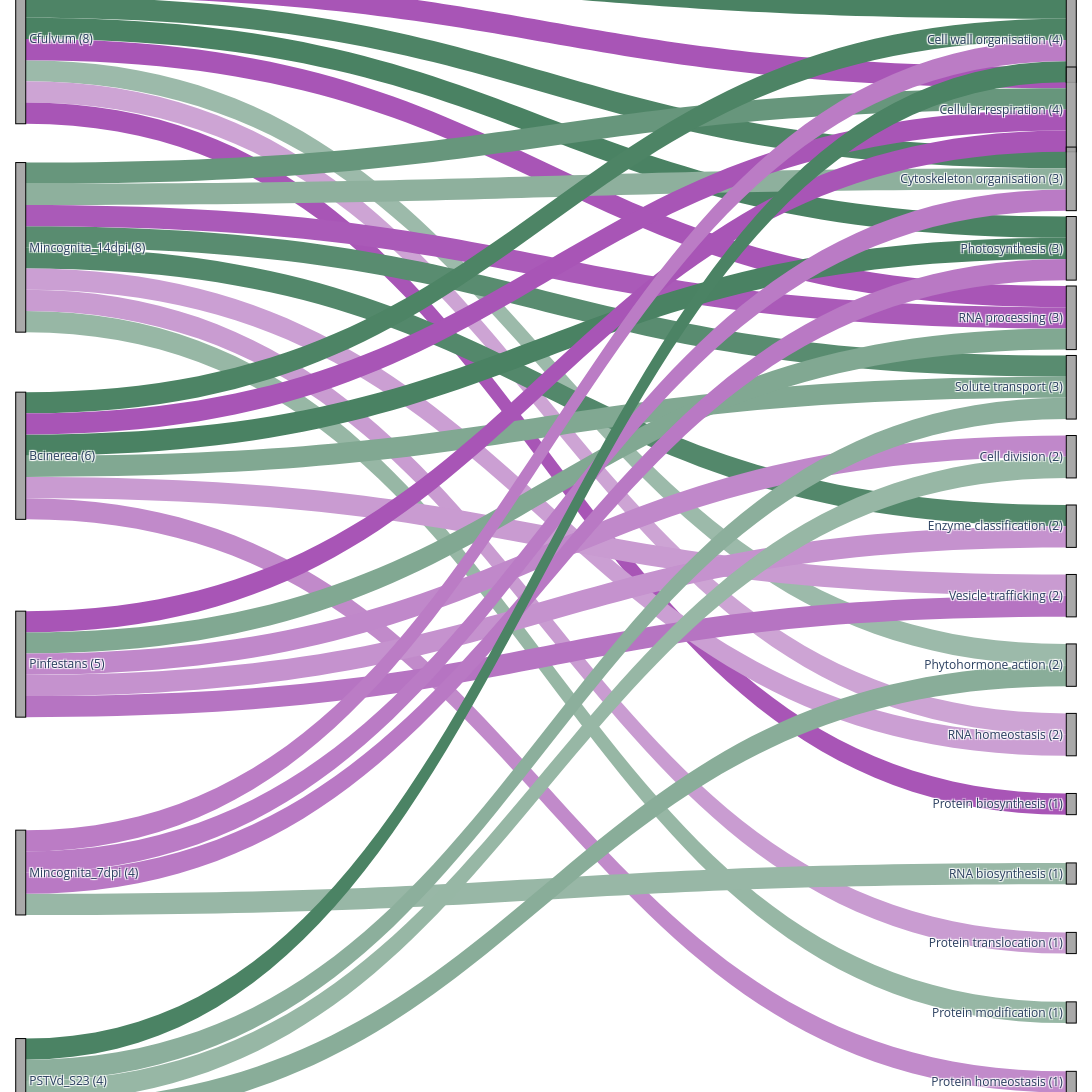
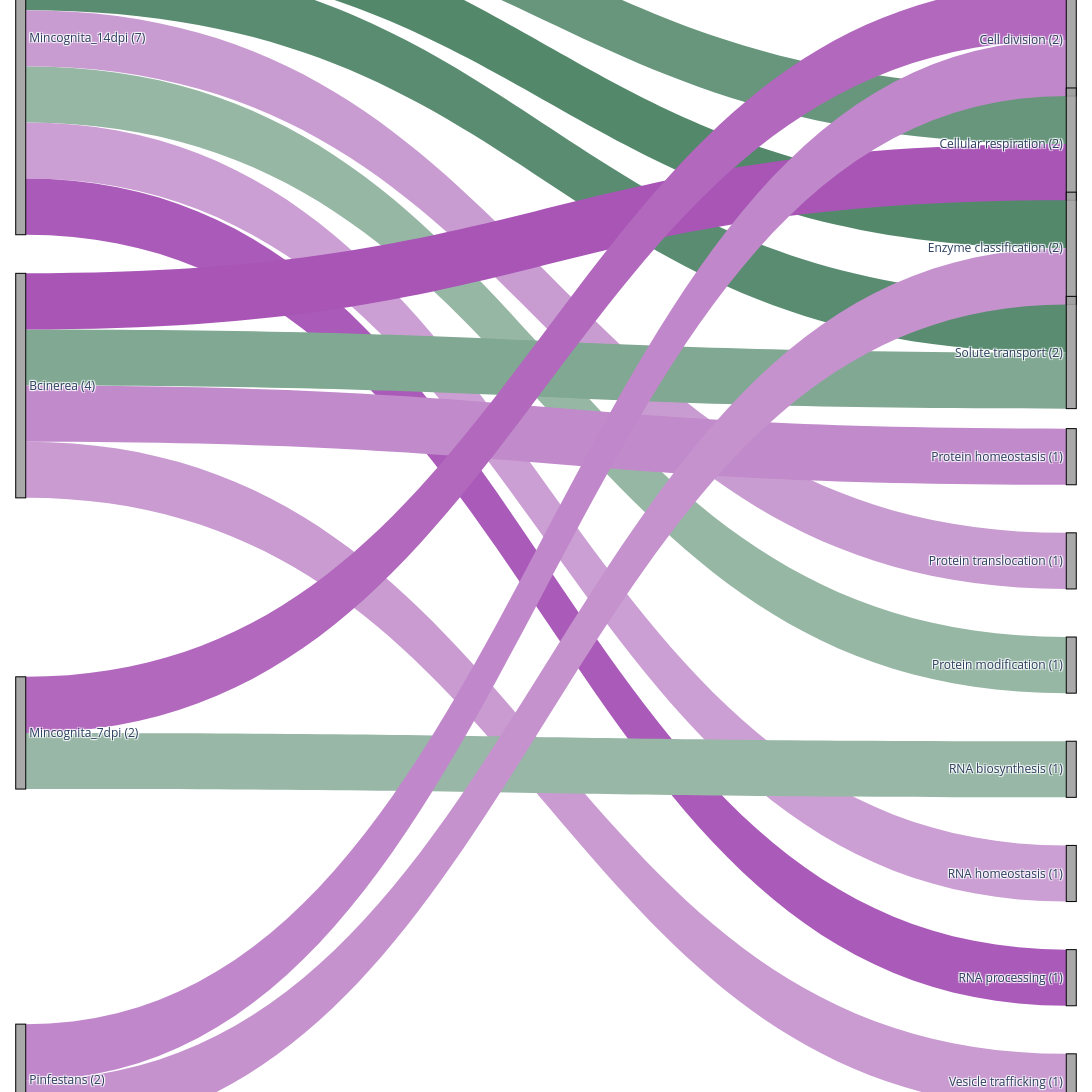
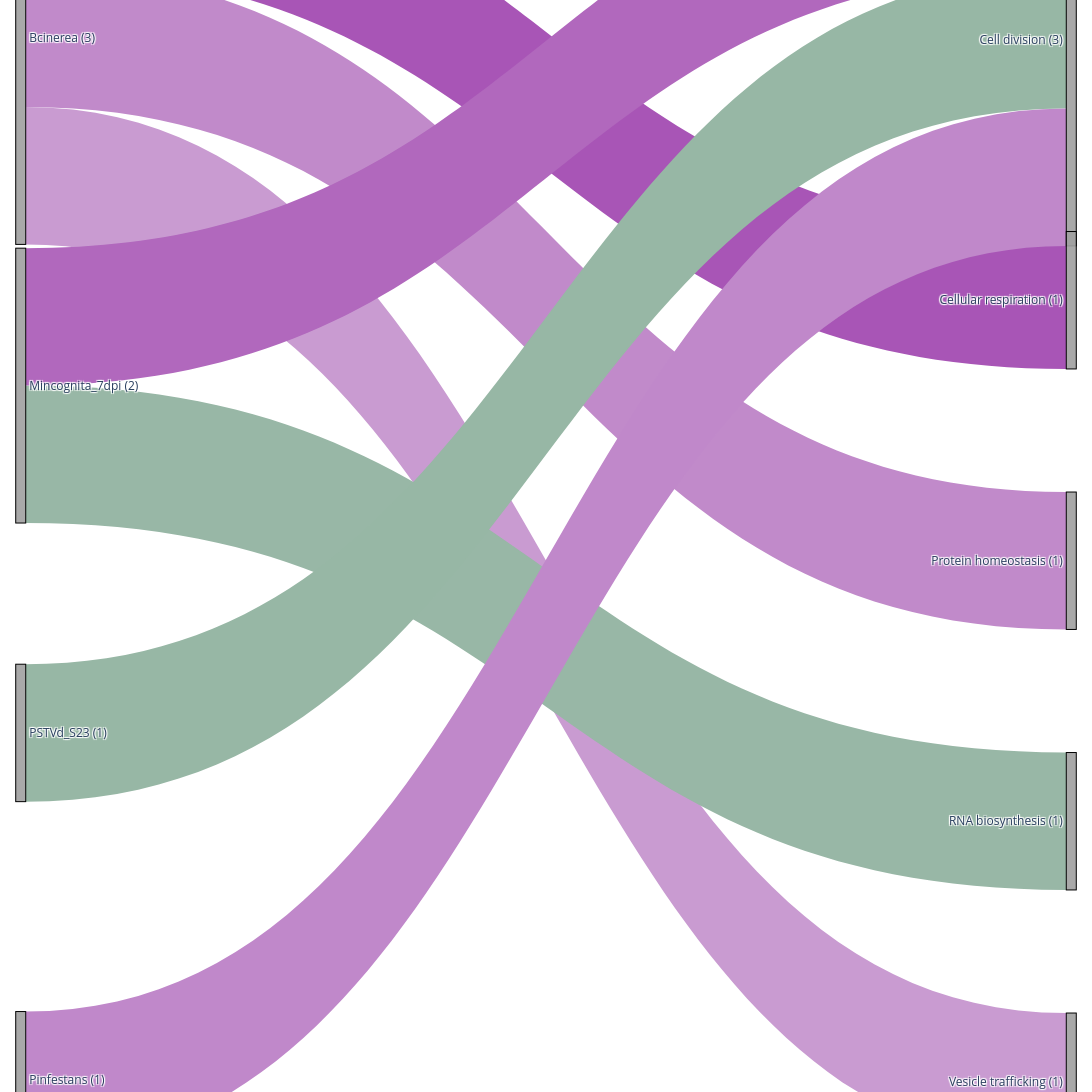
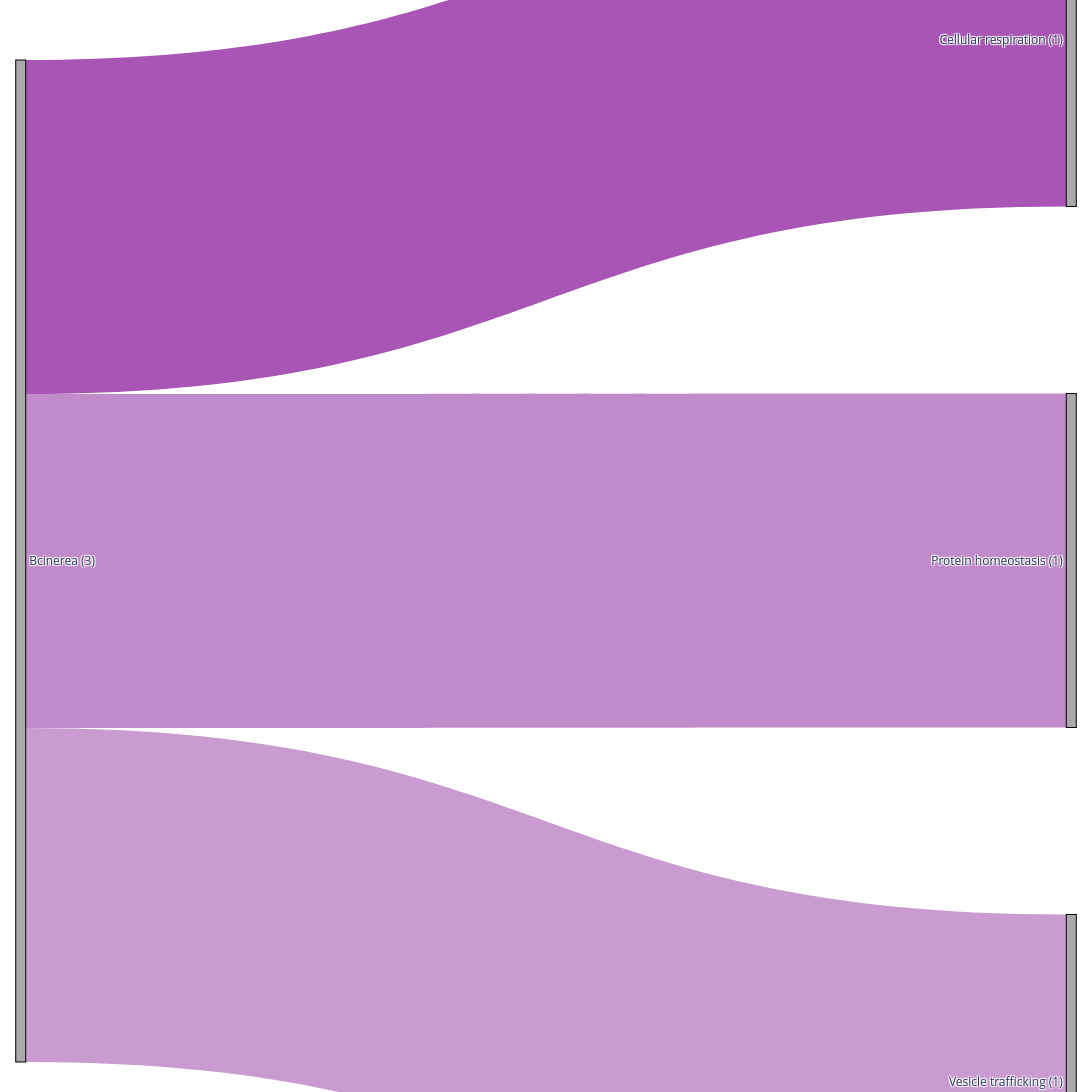

Notebook cell for these charts, in order:
### Code cell
for megaclust in group_dict.keys():
    if megaclust != 0:
        print(f"Processing MegaCluster {megaclust}")
        TF_in_megaclust = group_dict[megaclust]
        triplet_sub = triplet[triplet['TF'].isin(TF_in_megaclust)]
        filtered_triplet_sub = triplet_sub[triplet_sub['TF_Activity'] != 0]
        pathway_acts_sub_group = filtered_triplet_sub.pivot_table(index='Pathway', columns='Condition', values='Pathway_Activity')
        pathway_acts_sub_group = pathway_acts_sub_group.fillna(0)
        fig = sankey_pathway_activity(pathway_acts_sub_group, title=f"Pathway activity Sankey in group {megaclust}")
        fig.write_image(f'Plot/Sankey_pathway_group_{megaclust}.svg', format='svg')
        fig.show()

### Figure 1 — Plotly figure (JSON) as saved in the notebook; plotly's stock layout.template omitted (floating-point values rounded to 4 significant figures)
{"data": [{"arrangement": "fixed", "link": {"color": ["rgba(74, 130, 99, 1.00)", "rgba(74, 130, 99, 1.00)", "rgba(78, 132, 102, 1.00)", "rgba(156, 186, 170, 1.00)", "rgba(205, 164, 212, 1.00)", "rgba(168, 85, 182, 1.00)", "rgba(168, 85, 182, 1.00)", "rgba(168, 85, 182, 1.00)", "rgba(83, 136, 107, 1.00)", "rgba(89, 140, 112, 1.00)", "rgba(103, 150, 124, 1.00)", "rgba(142, 176, 157, 1.00)", "rgba(151, 183, 165, 1.00)", "rgba(203, 159, 211, 1.00)", "rgba(201, 156, 209, 1.00)", "rgba(170, 90, 184, 1.00)", "rgba(74, 130, 99, 1.00)", "rgba(77, 132, 101, 1.00)", "rgba(129, 168, 146, 1.00)", "rgba(201, 155, 209, 1.00)", "rgba(193, 138, 202, 1.00)", "rgba(168, 85, 182, 1.00)", "rgba(129, 168, 146, 1.00)", "rgba(197, 146, 206, 1.00)", "rgba(192, 136, 202, 1.00)", "rgba(182, 116, 194, 1.00)", "rgba(168, 85, 182, 1.00)", "rgba(152, 183, 166, 1.00)", "rgba(187, 124, 197, 1.00)", "rgba(186, 123, 197, 1.00)", "rgba(185, 121, 196, 1.00)", "rgba(75, 131, 100, 1.00)", "rgba(137, 173, 153, 1.00)", "rgba(140, 175, 156, 1.00)", "rgba(151, 183, 165, 1.00)"], "customdata": [-6.149, -4.131, -3.877, -1.977, 1.977, 4.086, 4.698, 5.461, -3.78, -3.598, -3.274, -2.316, -2.097, 2.065, 2.181, 3.86, -11.04, -3.925, -2.631, 2.191, 2.629, 4.894, -2.633, 2.411, 2.681, 3.198, 5.602, -2.093, 2.999, 3.01, 3.081, -3.961, -2.467, -2.352, -2.112], "hovertemplate": "From %{source.label} → %{target.label}<br>Activity: %{customdata}<extra></extra>", "source": [0, 0, 0, 0, 0, 0, 0, 0, 1, 1, 1, 1, 1, 1, 1, 1, 2, 2, 2, 2, 2, 2, 3, 3, 3, 3, 3, 4, 4, 4, 4, 5, 5, 5, 5], "target": [9, 6, 8, 15, 16, 10, 7, 17, 13, 11, 7, 8, 20, 16, 19, 10, 9, 6, 11, 14, 21, 7, 10, 13, 12, 14, 7, 18, 6, 8, 9, 6, 15, 11, 12], "value": [1, 1, 1, 1, 1, 1, 1, 1, 1, 1, 1, 1, 1, 1, 1, 1, 1, 1, 1, 1, 1, 1, 1, 1, 1, 1, 1, 1, 1, 1, 1, 1, 1, 1, 1]}, "node": {"color": ["rgba(160,160,160,0.9)", "rgba(160,160,160,0.9)", "rgba(160,160,160,0.9)", "rgba(160,160,160,0.9)", "rgba(160,160,160,0.9)", "rgba(160,160,160,0.9)", "rgba(160,160,160,0.9)", "rgba(160,160,160,0.9)", "rgba(160,160,160,0.9)", "rgba(160,160,160,0.9)", "rgba(160,160,160,0.9)", "rgba(160,160,160,0.9)", "rgba(160,160,160,0.9)", "rgba(160,160,160,0.9)", "rgba(160,160,160,0.9)", "rgba(160,160,160,0.9)", "rgba(160,160,160,0.9)", "rgba(160,160,160,0.9)", "rgba(160,160,160,0.9)", "rgba(160,160,160,0.9)", "rgba(160,160,160,0.9)", "rgba(160,160,160,0.9)"], "hovertemplate": ["%{label}<br>Outgoing pathways: 8", "%{label}<br>Outgoing pathways: 8", "%{label}<br>Outgoing pathways: 6", "%{label}<br>Outgoing pathways: 5", "%{label}<br>Outgoing pathways: 4", "%{label}<br>Outgoing pathways: 4", "%{label}<br>Incoming conditions: 4", "%{label}<br>Incoming conditions: 4", "%{label}<br>Incoming conditions: 3", "%{label}<br>Incoming conditions: 3", "%{label}<br>Incoming conditions: 3", "%{label}<br>Incoming conditions: 3", "%{label}<br>Incoming conditions: 2", "%{label}<br>Incoming conditions: 2", "%{label}<br>Incoming conditions: 2", "%{label}<br>Incoming conditions: 2", "%{label}<br>Incoming conditions: 2", "%{label}<br>Incoming conditions: 1", "%{label}<br>Incoming conditions: 1", "%{label}<br>Incoming conditions: 1", "%{label}<br>Incoming conditions: 1", "%{label}<br>Incoming conditions: 1"], "label": ["Cfulvum (8)", "Mincognita_14dpi (8)", "Bcinerea (6)", "Pinfestans (5)", "Mincognita_7dpi (4)", "PSTVd_S23 (4)", "Cell wall organisation (4)", "Cellular respiration (4)", "Cytoskeleton organisation (3)", "Photosynthesis (3)", "RNA processing (3)", "Solute transport (3)", "Cell division (2)", "Enzyme classification (2)", "Vesicle trafficking (2)", "Phytohormone action (2)", "RNA homeostasis (2)", "Protein biosynthesis (1)", "RNA biosynthesis (1)", "Protein translocation (1)", "Protein modification (1)", "Protein homeostasis (1)"], "line": {"color": "black", "width": 1}, "pad": 20, "thickness": 10, "x": [0.01, 0.01, 0.01, 0.01, 0.01, 0.01, 0.99, 0.99, 0.99, 0.99, 0.99, 0.99, 0.99, 0.99, 0.99, 0.99, 0.99, 0.99, 0.99, 0.99, 0.99, 0.99], "y": [-0.001, 0.199, 0.399, 0.599, 0.799, 0.999, -6.667e-05, 0.0666, 0.1333, 0.1999, 0.2666, 0.3333, 0.3999, 0.4666, 0.5333, 0.5999, 0.6666, 0.7333, 0.7999, 0.8666, 0.9333, 0.9999]}, "type": "sankey"}], "layout": {"font": {"size": 12}, "height": 1400, "margin": {"b": 10, "l": 10, "r": 10, "t": 40}, "width": 1200}}

### Figure 2 — Plotly figure (JSON) as saved in the notebook; plotly's stock layout.template omitted (floating-point values rounded to 4 significant figures)
{"data": [{"arrangement": "fixed", "link": {"color": ["rgba(83, 136, 107, 1.00)", "rgba(89, 140, 112, 1.00)", "rgba(103, 150, 124, 1.00)", "rgba(151, 183, 165, 1.00)", "rgba(203, 159, 211, 1.00)", "rgba(201, 156, 209, 1.00)", "rgba(170, 90, 184, 1.00)", "rgba(129, 168, 146, 1.00)", "rgba(201, 155, 209, 1.00)", "rgba(193, 138, 202, 1.00)", "rgba(168, 85, 182, 1.00)", "rgba(152, 183, 166, 1.00)", "rgba(177, 104, 189, 1.00)", "rgba(197, 146, 206, 1.00)", "rgba(192, 136, 202, 1.00)"], "customdata": [-3.78, -3.598, -3.274, -2.097, 2.065, 2.181, 3.86, -2.631, 2.191, 2.629, 4.894, -2.093, 3.518, 2.411, 2.681], "hovertemplate": "From %{source.label} → %{target.label}<br>Activity: %{customdata}<extra></extra>", "source": [0, 0, 0, 0, 0, 0, 0, 1, 1, 1, 1, 2, 2, 3, 3], "target": [6, 7, 5, 10, 12, 9, 13, 7, 14, 8, 5, 11, 4, 6, 4], "value": [1, 1, 1, 1, 1, 1, 1, 1, 1, 1, 1, 1, 1, 1, 1]}, "node": {"color": ["rgba(160,160,160,0.9)", "rgba(160,160,160,0.9)", "rgba(160,160,160,0.9)", "rgba(160,160,160,0.9)", "rgba(160,160,160,0.9)", "rgba(160,160,160,0.9)", "rgba(160,160,160,0.9)", "rgba(160,160,160,0.9)", "rgba(160,160,160,0.9)", "rgba(160,160,160,0.9)", "rgba(160,160,160,0.9)", "rgba(160,160,160,0.9)", "rgba(160,160,160,0.9)", "rgba(160,160,160,0.9)", "rgba(160,160,160,0.9)"], "hovertemplate": ["%{label}<br>Outgoing pathways: 7", "%{label}<br>Outgoing pathways: 4", "%{label}<br>Outgoing pathways: 2", "%{label}<br>Outgoing pathways: 2", "%{label}<br>Incoming conditions: 2", "%{label}<br>Incoming conditions: 2", "%{label}<br>Incoming conditions: 2", "%{label}<br>Incoming conditions: 2", "%{label}<br>Incoming conditions: 1", "%{label}<br>Incoming conditions: 1", "%{label}<br>Incoming conditions: 1", "%{label}<br>Incoming conditions: 1", "%{label}<br>Incoming conditions: 1", "%{label}<br>Incoming conditions: 1", "%{label}<br>Incoming conditions: 1"], "label": ["Mincognita_14dpi (7)", "Bcinerea (4)", "Mincognita_7dpi (2)", "Pinfestans (2)", "Cell division (2)", "Cellular respiration (2)", "Enzyme classification (2)", "Solute transport (2)", "Protein homeostasis (1)", "Protein translocation (1)", "Protein modification (1)", "RNA biosynthesis (1)", "RNA homeostasis (1)", "RNA processing (1)", "Vesicle trafficking (1)"], "line": {"color": "black", "width": 1}, "pad": 20, "thickness": 10, "x": [0.01, 0.01, 0.01, 0.01, 0.99, 0.99, 0.99, 0.99, 0.99, 0.99, 0.99, 0.99, 0.99, 0.99, 0.99], "y": [-0.001667, 0.3317, 0.665, 0.9983, -0.0001, 0.0999, 0.1999, 0.2999, 0.3999, 0.4999, 0.5999, 0.6999, 0.7999, 0.8999, 0.9999]}, "type": "sankey"}], "layout": {"font": {"size": 12}, "height": 1400, "margin": {"b": 10, "l": 10, "r": 10, "t": 40}, "width": 1200}}

### Figure 3 — Plotly figure (JSON) as saved in the notebook; plotly's stock layout.template omitted (floating-point values rounded to 4 significant figures)
{"data": [{"arrangement": "fixed", "link": {"color": ["rgba(201, 155, 209, 1.00)", "rgba(193, 138, 202, 1.00)", "rgba(168, 85, 182, 1.00)", "rgba(152, 183, 166, 1.00)", "rgba(177, 104, 189, 1.00)", "rgba(151, 183, 165, 1.00)", "rgba(192, 136, 202, 1.00)"], "customdata": [2.191, 2.629, 4.894, -2.093, 3.518, -2.112, 2.681], "hovertemplate": "From %{source.label} → %{target.label}<br>Activity: %{customdata}<extra></extra>", "source": [0, 0, 0, 1, 1, 2, 3], "target": [8, 6, 5, 7, 4, 4, 4], "value": [1, 1, 1, 1, 1, 1, 1]}, "node": {"color": ["rgba(160,160,160,0.9)", "rgba(160,160,160,0.9)", "rgba(160,160,160,0.9)", "rgba(160,160,160,0.9)", "rgba(160,160,160,0.9)", "rgba(160,160,160,0.9)", "rgba(160,160,160,0.9)", "rgba(160,160,160,0.9)", "rgba(160,160,160,0.9)"], "hovertemplate": ["%{label}<br>Outgoing pathways: 3", "%{label}<br>Outgoing pathways: 2", "%{label}<br>Outgoing pathways: 1", "%{label}<br>Outgoing pathways: 1", "%{label}<br>Incoming conditions: 3", "%{label}<br>Incoming conditions: 1", "%{label}<br>Incoming conditions: 1", "%{label}<br>Incoming conditions: 1", "%{label}<br>Incoming conditions: 1"], "label": ["Bcinerea (3)", "Mincognita_7dpi (2)", "PSTVd_S23 (1)", "Pinfestans (1)", "Cell division (3)", "Cellular respiration (1)", "Protein homeostasis (1)", "RNA biosynthesis (1)", "Vesicle trafficking (1)"], "line": {"color": "black", "width": 1}, "pad": 20, "thickness": 10, "x": [0.01, 0.01, 0.01, 0.01, 0.99, 0.99, 0.99, 0.99, 0.99], "y": [-0.001667, 0.3317, 0.665, 0.9983, -0.00025, 0.2497, 0.4998, 0.7498, 0.9998]}, "type": "sankey"}], "layout": {"font": {"size": 12}, "height": 1400, "margin": {"b": 10, "l": 10, "r": 10, "t": 40}, "width": 1200}}

### Figure 4 — Plotly figure (JSON) as saved in the notebook; plotly's stock layout.template omitted (floating-point values rounded to 4 significant figures)
{"data": [{"arrangement": "fixed", "link": {"color": ["rgba(201, 155, 209, 1.00)", "rgba(193, 138, 202, 1.00)", "rgba(168, 85, 182, 1.00)"], "customdata": [2.191, 2.629, 4.894], "hovertemplate": "From %{source.label} → %{target.label}<br>Activity: %{customdata}<extra></extra>", "source": [0, 0, 0], "target": [3, 2, 1], "value": [1, 1, 1]}, "node": {"color": ["rgba(160,160,160,0.9)", "rgba(160,160,160,0.9)", "rgba(160,160,160,0.9)", "rgba(160,160,160,0.9)"], "hovertemplate": ["%{label}<br>Outgoing pathways: 3", "%{label}<br>Incoming conditions: 1", "%{label}<br>Incoming conditions: 1", "%{label}<br>Incoming conditions: 1"], "label": ["Bcinerea (3)", "Cellular respiration (1)", "Protein homeostasis (1)", "Vesicle trafficking (1)"], "line": {"color": "black", "width": 1}, "pad": 20, "thickness": 10, "x": [0.01, 0.99, 0.99, 0.99], "y": [0.5, -0.0005, 0.4995, 0.9995]}, "type": "sankey"}], "layout": {"font": {"size": 12}, "height": 1400, "margin": {"b": 10, "l": 10, "r": 10, "t": 40}, "width": 1200}}
